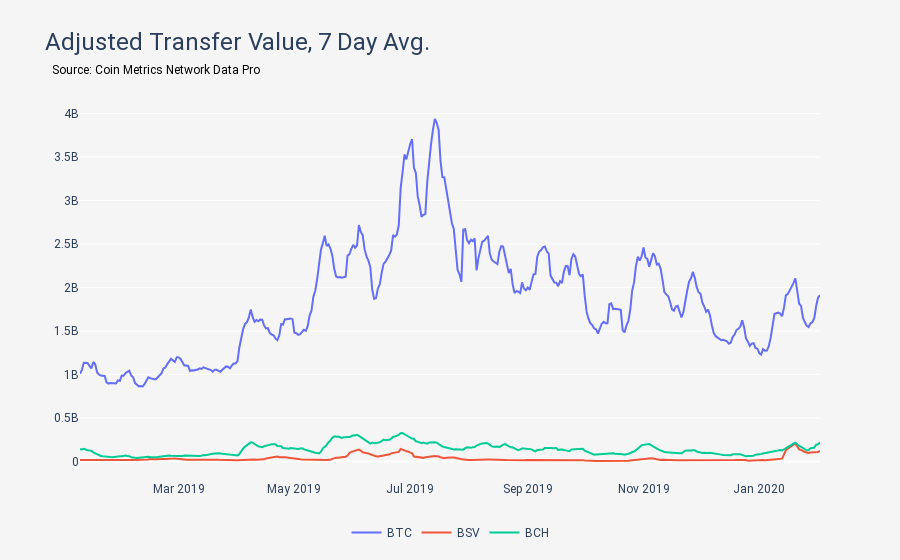

Notebook cell for this chart:
### Code cell
title = 'Adjusted Transfer Value, 7 Day Avg.'
chart_type ='line'
filled_area = False
stacked = False
y_columns = ['BTC', 'BSV', 'BCH']
y2_columns = None
y_log = False
y2_log = False
seven_day_rolling_average = True
chart = create_network_data_chart(chart_type=chart_type, df=df, title=title, y_columns=y_columns, start=start, end=end, y2_columns=y2_columns, growth=growth, seven_day_rolling_average=seven_day_rolling_average,y_log=y_log,y2_log=y2_log, filled_area=filled_area, stacked=stacked)
chart.fig.show()

### Figure 1 — Plotly figure (JSON) as saved in the notebook; plotly's stock layout.template omitted (floating-point values rounded to 4 significant figures; data arrays with more than 128 entries replaced by an {"elided": "..."} marker saying what was removed)
{"data": [{"fill": "none", "mode": "lines", "name": "BTC", "type": "scatter", "x": {"elided": "391 str values"}, "y": {"elided": "391 float values"}}, {"fill": "none", "mode": "lines", "name": "BSV", "type": "scatter", "x": {"elided": "391 str values"}, "y": {"elided": "391 float values"}}, {"fill": "none", "mode": "lines", "name": "BCH", "type": "scatter", "x": {"elided": "391 str values"}, "y": {"elided": "391 float values"}}], "layout": {"annotations": [{"align": "left", "font": {"color": "black", "size": 12}, "showarrow": false, "text": "Source: Coin Metrics Network Data Pro", "valign": "top", "x": -0.04, "xref": "paper", "y": 1.103, "yref": "paper"}], "font": {"family": "Roboto"}, "legend": {"bgcolor": "#F5F5F5", "orientation": "h", "x": 0.5, "xanchor": "center", "y": -0.1, "yanchor": "top"}, "paper_bgcolor": "#F5F5F5", "plot_bgcolor": "#F5F5F5", "showlegend": true, "title": {"font": {"family": "Roboto", "size": 24}, "text": "Adjusted Transfer Value, 7 Day Avg."}, "xaxis": {"showgrid": false}}}
